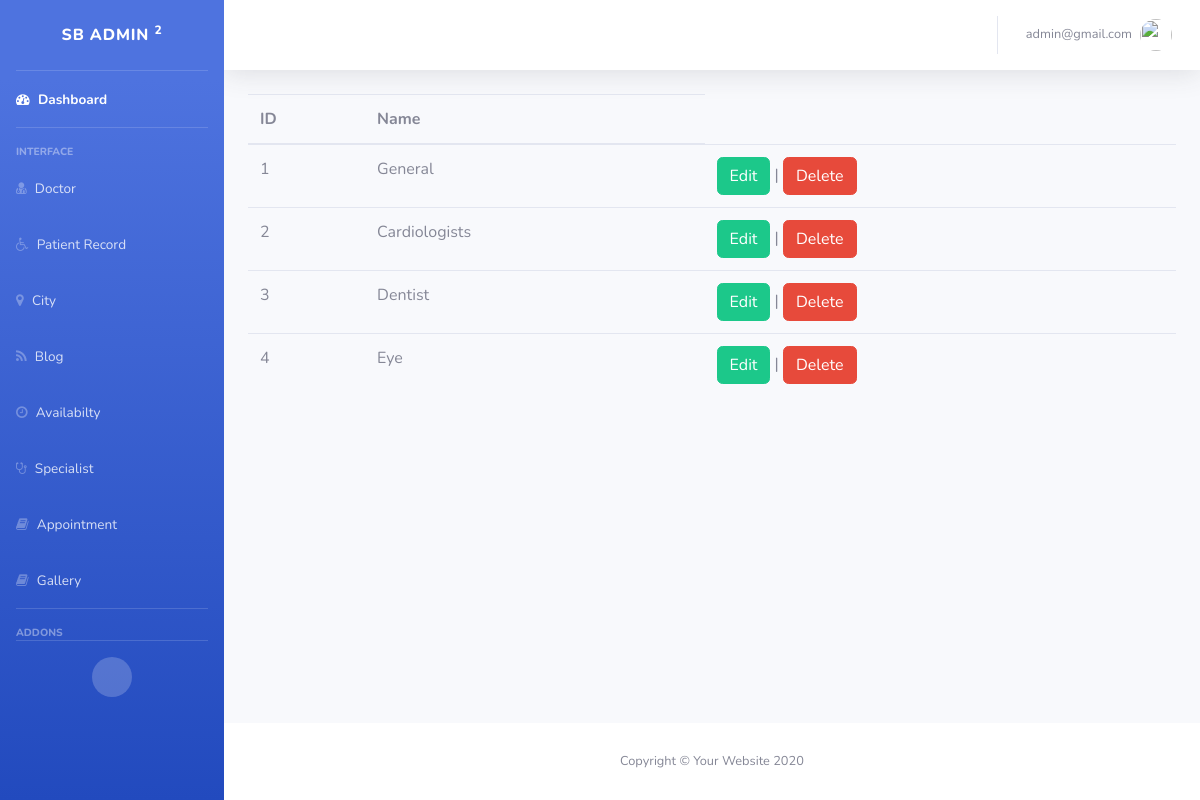
The page /specialist/index.php (signed in) on the database its author committed.
### tables this page shows
CREATE TABLE `specialist` (
  `id` int(50) NOT NULL,
  `specialist` varchar(50) NOT NULL
);

### specialist/index.php (the view, shortened to what this page needs)
<?php
include '../connection.php';
$query="Select * from specialist";
$result=mysqli_query($conn,$query);
?>
<?php
include "../adminpanel.php";
?>
<table class="table table-hover">
  <thead>
    <tr>
      <th scope="col">ID</th>
      <th scope="col">Name</th>
    </tr>
  </thead>
  <tbody>
  <?php while($row=mysqli_fetch_array($result))
        {
            ?>
    <tr>
        <td><?php echo $row['id'] ?></td>
        <td><?php echo $row['specialist']?></td>
<td><a href='edit.php?id=<?php echo $row['id'] ?>' class="btn btn-success ">Edit</a>  | <button class="btn btn-danger btndelete">Delete</button></td>
</tr>
        <?php }
        ?>
  </tbody>
</table>
<?php include "../adminpanelfooter.php"?>

### rows shown on the page
specialist: id "1", specialist "General"
specialist: id "2", specialist "Cardiologists"
specialist: id "3", specialist "Dentist"
specialist: id "4", specialist "Eye"

### other values the page prints
$_SESSION['admin'] "admin@gmail.com"
